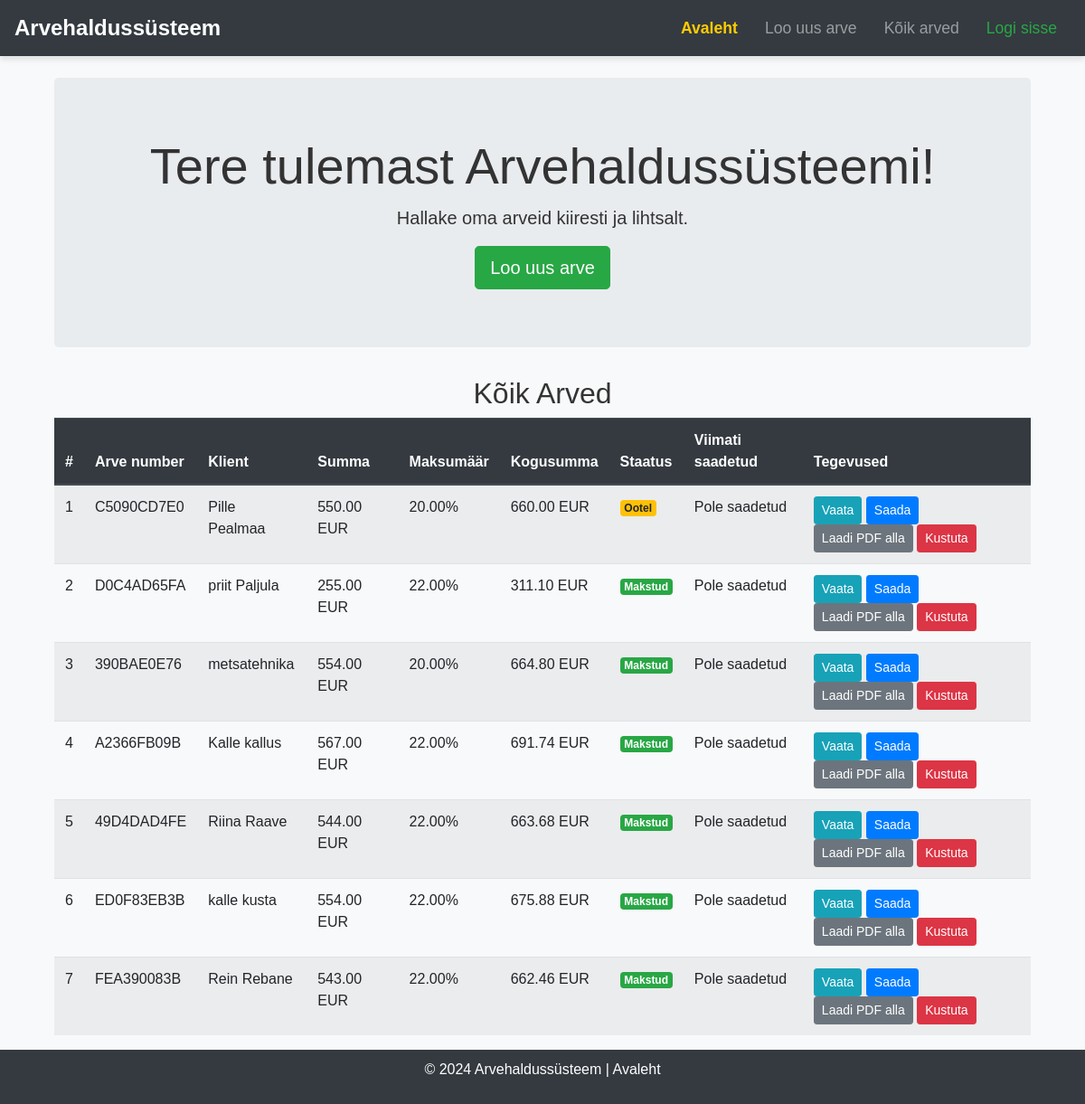
The page / on the database its author committed.
### invoices/models.py (models this page shows, shortened)
class Invoice(models.Model):
    user = models.ForeignKey(User, on_delete=models.CASCADE)  # Kasutaja seos
    invoice_number = models.CharField(max_length=20, unique=True, editable=False)
    client_name = models.CharField(max_length=200, verbose_name="Kliendi nimi")
    client_email = models.EmailField(verbose_name="E-post")
    client_address = models.TextField(blank=True, verbose_name="Aadress")
    client_phone = models.CharField(max_length=15, blank=True, verbose_name="Telefon")
    amount = models.DecimalField(max_digits=10, decimal_places=2, verbose_name="Summa")
    currency = models.CharField(max_length=3, choices=CURRENCY_CHOICES, default="EUR", verbose_name="Valuuta")
    tax_type = models.CharField(max_length=10, choices=TAX_CHOICES, default="VAT", verbose_name="Maksutüüp")
    tax_rate = models.DecimalField(max_digits=5, decimal_places=2, default=Decimal("20.00"), verbose_name="Maksumäär (%)")
    total_amount = models.DecimalField(max_digits=10, decimal_places=2, blank=True, null=True, verbose_name="Kogusumma")
    status = models.CharField(max_length=10, choices=STATUS_CHOICES, default="pending", verbose_name="Staatus")
    created_at = models.DateTimeField(auto_now_add=True, verbose_name="Loodud")
    due_date = models.DateField(null=True, blank=True, verbose_name="Maksetähtaeg")
    paid_at = models.DateTimeField(null=True, blank=True, verbose_name="Makstud kuupäev")
    class Meta:
        ordering = ["-created_at"]
        verbose_name = "Arve"
        verbose_name_plural = "Arved"

### invoices/views.py (the view)
# urls.py: 2. Add a URL to urlpatterns:  path('', views.home, name='home')
def home(request):
    invoices = Invoice.objects.all()
    return render(request, "home.html", {"invoices": invoices})

### invoices/templates/home.html (shortened to what this page needs)
{% extends "base.html" %}
{% block content %}
<div class="container mt-4">
    <div class="jumbotron text-center">
        <h1 class="display-4">Tere tulemast Arvehaldussüsteemi!</h1>
        <p class="lead">Hallake oma arveid kiiresti ja lihtsalt.</p>
        <a href="{% url 'create_invoice' %}" class="btn btn-success btn-lg">Loo uus arve</a>
    </div>
    <h2 class="text-center">Kõik Arved</h2>
    <div class="table-responsive">
        <table class="table table-striped table-hover">
            <thead class="thead-dark">
                <tr>
                    <th>#</th>
                    <th>Arve number</th>
                    <th>Klient</th>
                    <th>Summa</th>
                    <th>Maksumäär</th>
                    <th>Kogusumma</th>
                    <th>Staatus</th>
                    <th>Viimati saadetud</th>
                    <th>Tegevused</th>
                </tr>
            </thead>
            <tbody>
                {% for invoice in invoices %}
                <tr>
                    <td>{{ forloop.counter }}</td>
                    <td>{{ invoice.invoice_number }}</td>
                    <td>{{ invoice.client_name }}</td>
                    <td>{{ invoice.amount }} {{ invoice.currency }}</td>
                    <td>{{ invoice.tax_rate }}%</td>
                    <td>{{ invoice.total_amount }} {{ invoice.currency }}</td>
                    <td>
                        {% if invoice.status == "paid" %}
                            <span class="badge badge-success">Makstud</span>
                        {% elif invoice.status == "pending" %}
                            <span class="badge badge-warning">Ootel</span>
                        {% elif invoice.status == "overdue" %}
                            <span class="badge badge-danger">Ületähtaegne</span>
                        {% endif %}
                    </td>
                    <td>{{ invoice.sent_at|default:"Pole saadetud" }}</td>
                    <td>
                        <a href="{% url 'invoice_detail' invoice.id %}" class="btn btn-info btn-sm">Vaata</a>
                        <a href="{% url 'send_invoice' invoice.id %}" class="btn btn-primary btn-sm">Saada</a>
                        <a href="{% url 'download_invoice' invoice.id %}" class="btn btn-secondary btn-sm">Laadi PDF alla</a>
                        <a href="{% url 'delete_invoice' invoice.id %}" class="btn btn-danger btn-sm">Kustuta</a>
                    </td>
                </tr>
                {% empty %}
                <tr>
                    <td colspan="9" class="text-center">Ühtegi arvet pole veel lisatud.</td>
                </tr>
                {% endfor %}
            </tbody>
        </table>
    </div>
</div>
{% endblock %}

### invoices/templates/base.html (shortened to what this page needs)
<!DOCTYPE html>
<html lang="et">
<head>
    <link rel="stylesheet" href="https://stackpath.bootstrapcdn.com/bootstrap/4.5.2/css/bootstrap.min.css">
</head>
<body>
    <nav class="navbar navbar-expand-lg navbar-dark bg-dark">
        <a class="navbar-brand" href="{% url 'home' %}">Arvehaldussüsteem</a>
        <div class="collapse navbar-collapse" id="navbarNav">
            <ul class="navbar-nav ml-auto">
                <li class="nav-item {% if request.path == '/' %}active{% endif %}">
                    <a class="nav-link" href="{% url 'home' %}">Avaleht</a>
                </li>
                <li class="nav-item {% if request.path == '/create/' %}active{% endif %}">
                    <a class="nav-link" href="{% url 'create_invoice' %}">Loo uus arve</a>
                </li>
                <li class="nav-item {% if request.path == '/invoices/' %}active{% endif %}">
                    <a class="nav-link" href="{% url 'invoice_list' %}">Kõik arved</a>
                </li>
                {% if user.is_authenticated %}
                <li class="nav-item">
                    <a class="nav-link text-warning" href="{% url 'logout' %}">Logi välja</a>
                </li>
                {% else %}
                <li class="nav-item">
                    <a class="nav-link text-success" href="{% url 'login' %}">Logi sisse</a>
                </li>
                {% endif %}
            </ul>
        </div>
    </nav>
    <div class="container mt-4">
        {% block content %}
        {% endblock %}
    </div>
    <footer class="footer mt-auto">
        <p>&copy; 2024 Arvehaldussüsteem | <a href="{% url 'home' %}" class="text-white">Avaleht</a></p>
    </footer>
</body>
</html>

### invoices/templates/base.html (style rules this page uses)
html, body { height: 100%; font-family: Arial, sans-serif; background-color: #f8f9fa; color: #333; }
.navbar { box-shadow: 0 4px 6px rgba(0, 0, 0, 0.1); }
.navbar-brand { font-weight: bold; font-size: 1.5rem; }
.navbar-nav .nav-item .nav-link { font-size: 1.1rem; padding: 10px 15px; }
.navbar-nav .nav-item.active .nav-link { font-weight: bold; color: #ffcc00 !important; }
.btn-primary { background-color: #007bff; border-color: #007bff; }
.btn-success { background-color: #28a745; border-color: #28a745; }
.footer { background-color: #343a40; color: white; text-align: center; padding: 10px; margin-top: auto; }

### rows shown on the page
Invoice: invoice_number "C5090CD7E0", client_name "Pille Pealmaa", amount "550.00", currency "EUR", tax_rate "20.00", total_amount "660.00", status "Ootel", sent_at "Pole saadetud"
Invoice: invoice_number "D0C4AD65FA", client_name "priit Paljula", amount "255.00", currency "EUR", tax_rate "22.00", total_amount "311.10", status "Makstud", sent_at "Pole saadetud"
Invoice: invoice_number "390BAE0E76", client_name "metsatehnika", amount "554.00", currency "EUR", tax_rate "20.00", total_amount "664.80", status "Makstud", sent_at "Pole saadetud"
Invoice: invoice_number "A2366FB09B", client_name "Kalle kallus", amount "567.00", currency "EUR", tax_rate "22.00", total_amount "691.74", status "Makstud", sent_at "Pole saadetud"
Invoice: invoice_number "49D4DAD4FE", client_name "Riina Raave", amount "544.00", currency "EUR", tax_rate "22.00", total_amount "663.68", status "Makstud", sent_at "Pole saadetud"
Invoice: invoice_number "ED0F83EB3B", client_name "kalle kusta", amount "554.00", currency "EUR", tax_rate "22.00", total_amount "675.88", status "Makstud", sent_at "Pole saadetud"
Invoice: invoice_number "FEA390083B", client_name "Rein Rebane", amount "543.00", currency "EUR", tax_rate "22.00", total_amount "662.46", status "Makstud", sent_at "Pole saadetud"
